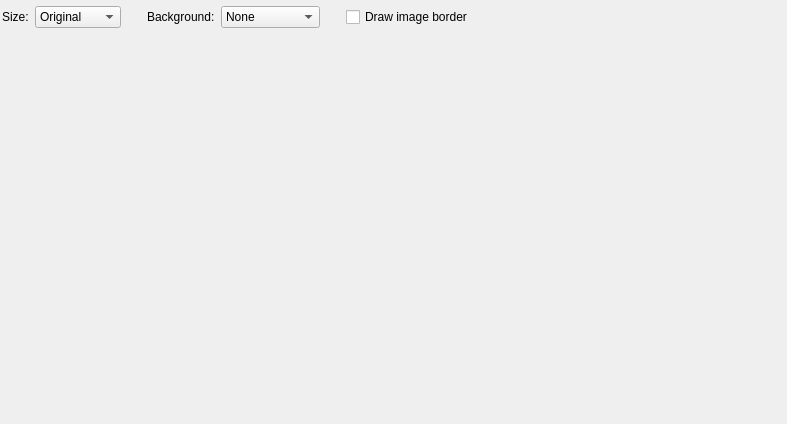
<?xml version="1.0" encoding="UTF-8"?>
<ui version="4.0">
 <class>MainWindow</class>
 <widget class="QMainWindow" name="MainWindow">
  <property name="geometry">
   <rect>
    <x>0</x>
    <y>0</y>
    <width>787</width>
    <height>424</height>
   </rect>
  </property>
  <property name="windowTitle">
   <string>viewsvg</string>
  </property>
  <widget class="QWidget" name="centralWidget">
   <layout class="QVBoxLayout" name="verticalLayout_2">
    <property name="spacing">
     <number>6</number>
    </property>
    <property name="leftMargin">
     <number>0</number>
    </property>
    <property name="topMargin">
     <number>6</number>
    </property>
    <property name="rightMargin">
     <number>0</number>
    </property>
    <property name="bottomMargin">
     <number>0</number>
    </property>
    <item>
     <layout class="QHBoxLayout" name="horizontalLayout">
      <property name="leftMargin">
       <number>2</number>
      </property>
      <item>
       <widget class="QLabel" name="label_3">
        <property name="sizePolicy">
         <sizepolicy hsizetype="Fixed" vsizetype="Preferred">
          <horstretch>0</horstretch>
          <verstretch>0</verstretch>
         </sizepolicy>
        </property>
        <property name="text">
         <string>Size:</string>
        </property>
       </widget>
      </item>
      <item>
       <widget class="QComboBox" name="cmbBoxSize">
        <item>
         <property name="text">
          <string>Original</string>
         </property>
        </item>
        <item>
         <property name="text">
          <string>Fit to View</string>
         </property>
        </item>
       </widget>
      </item>
      <item>
       <spacer name="horizontalSpacer">
        <property name="orientation">
         <enum>Qt::Horizontal</enum>
        </property>
        <property name="sizeType">
         <enum>QSizePolicy::Fixed</enum>
        </property>
        <property name="sizeHint" stdset="0">
         <size>
          <width>20</width>
          <height>1</height>
         </size>
        </property>
       </spacer>
      </item>
      <item>
       <widget class="QLabel" name="label_5">
        <property name="text">
         <string>Background:</string>
        </property>
       </widget>
      </item>
      <item>
       <widget class="QComboBox" name="cmbBoxBackground">
        <item>
         <property name="text">
          <string>None</string>
         </property>
        </item>
        <item>
         <property name="text">
          <string>White</string>
         </property>
        </item>
        <item>
         <property name="text">
          <string>Check board</string>
         </property>
        </item>
       </widget>
      </item>
      <item>
       <spacer name="horizontalSpacer_3">
        <property name="orientation">
         <enum>Qt::Horizontal</enum>
        </property>
        <property name="sizeType">
         <enum>QSizePolicy::Fixed</enum>
        </property>
        <property name="sizeHint" stdset="0">
         <size>
          <width>20</width>
          <height>1</height>
         </size>
        </property>
       </spacer>
      </item>
      <item>
       <widget class="QCheckBox" name="chBoxDrawBorder">
        <property name="text">
         <string>Draw image border</string>
        </property>
       </widget>
      </item>
      <item>
       <spacer name="horizontalSpacer_2">
        <property name="orientation">
         <enum>Qt::Horizontal</enum>
        </property>
        <property name="sizeHint" stdset="0">
         <size>
          <width>40</width>
          <height>20</height>
         </size>
        </property>
       </spacer>
      </item>
     </layout>
    </item>
    <item>
     <widget class="SvgView" name="svgView" native="true">
      <property name="sizePolicy">
       <sizepolicy hsizetype="Preferred" vsizetype="Expanding">
        <horstretch>0</horstretch>
        <verstretch>0</verstretch>
       </sizepolicy>
      </property>
     </widget>
    </item>
   </layout>
  </widget>
 </widget>
 <layoutdefault spacing="6" margin="11"/>
 <customwidgets>
  <customwidget>
   <class>SvgView</class>
   <extends>QWidget</extends>
   <header>svgview.h</header>
   <container>1</container>
  </customwidget>
 </customwidgets>
 <resources/>
 <connections/>
</ui>
